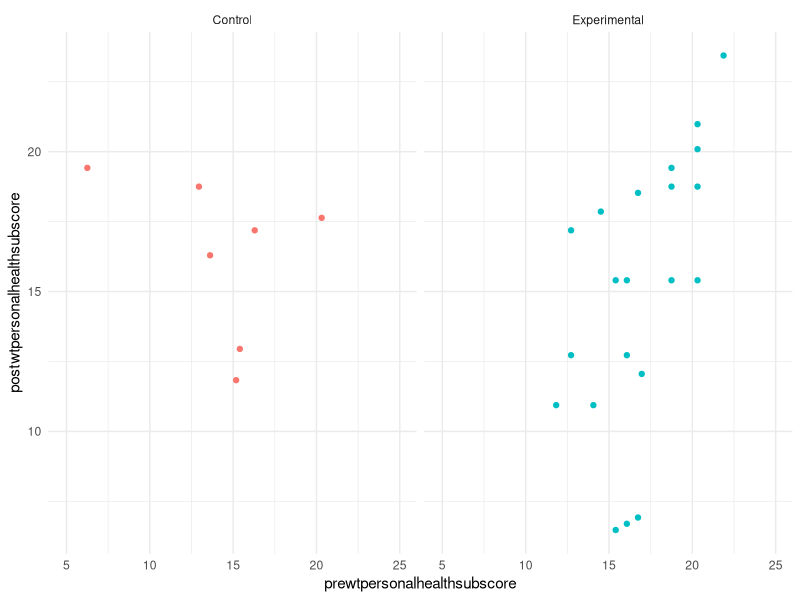
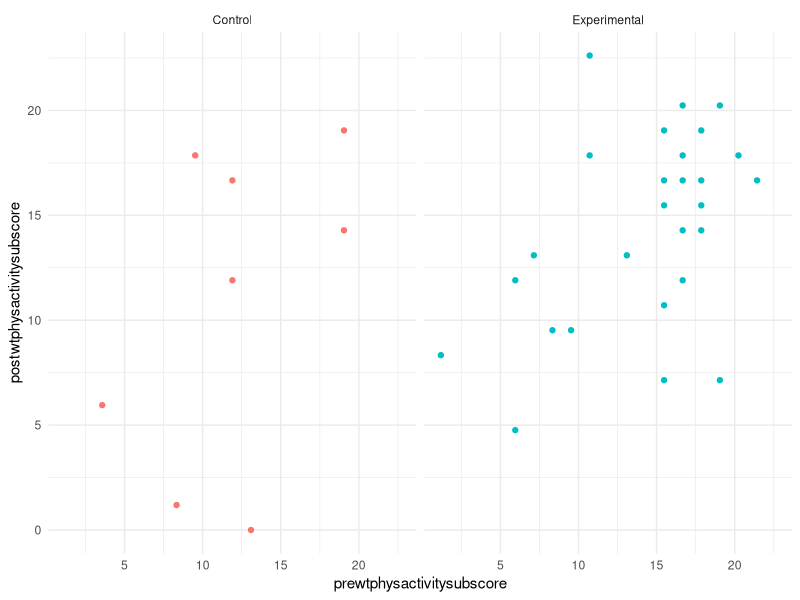
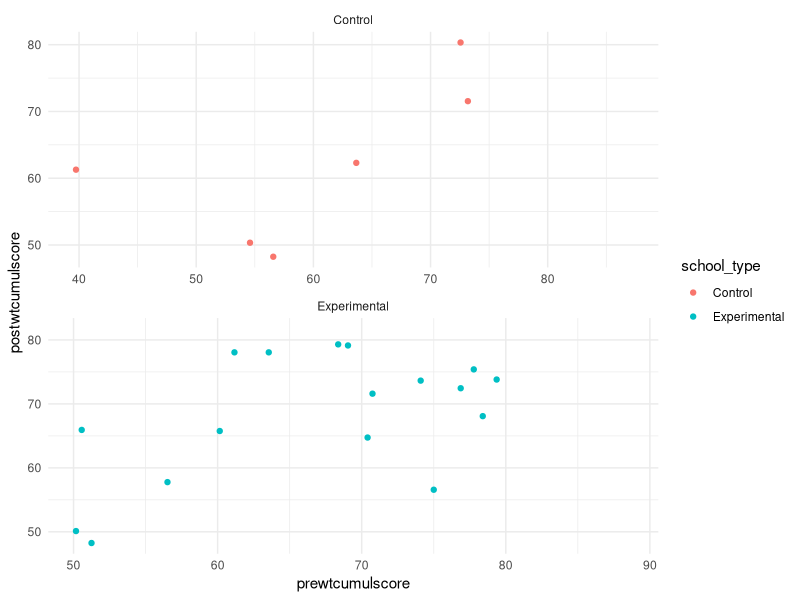

Source code (R) for these figures, in order:
## ---- chunk 1
knitr::opts_chunk$set(echo = TRUE,
                      message = F,
                      fig.show = "hold",
                      out.width = "50%")
library(tidyverse)
## ---- chunk 2
teacher_data <- read_csv("../data/Teacher Data NIFA.csv") %>%
  select(-1)
## ---- chunk 3
teacher_data %>%
  count(TeacherID) %>% filter(n > 1)

teacher_data %>%
  skimr::skim()
## ---- chunk 4
teacher_data %>%
  select(contains('job'), school_type) %>%
  filter(school_type == "Control")

teacher_data %>%
  select(contains('job'), school_type) %>%
  filter(school_type == "Control") %>%
  mutate(prejobstress = if_else(is.na(prejobstress), postjobstress, 
                                prejobstress, missing = NULL),
         postjobstress = if_else(is.na(postjobstress), prejobstress, 
                                 postjobstress, missing = NULL))
## ---- chunk 5
teacher_data %>%
  select(contains('menthealth'), school_type)
## ---- chunk 6
teacher_data %>%
  select(school_type, contains('score')) %>%
  filter(school_type == "Control")

teacher_data %>%
  filter(school_type == "Control") %>%
  select(school_type, contains('score')) %>%
  select(where(function(x) sum(is.na(x)) / length(x) <0.6)) %>%
  mutate(across(.cols = where(is.double), ~if_else(is.na(.x), 
                                                   mean(.x, na.rm = TRUE), .x)))
## ---- chunk 7
teacher_data %>%
  select(school_type, contains('personal')) %>%
  ggplot(aes(x = prewtpersonalhealthsubscore, y = postwtpersonalhealthsubscore, 
             color = school_type))+
  geom_point(show.legend = F)+
  facet_wrap(~school_type)+
  theme_minimal()
## ---- chunk 8
teacher_data %>%
  select(school_type, contains('activity')) %>%
  ggplot(aes(x = prewtphysactivitysubscore, y = postwtphysactivitysubscore, 
             color = school_type))+
  geom_point(show.legend = F)+
  facet_wrap(~school_type)+
  theme_minimal()
## ---- chunk 9
teacher_data %>%
  select(school_type, contains('cumulscore')) %>%
  ggplot(aes(x = prewtcumulscore, y = postwtcumulscore, color = school_type)) +
  geom_point()+
  facet_wrap(~school_type, scales = "free", nrow = 2)+
  theme_minimal()
